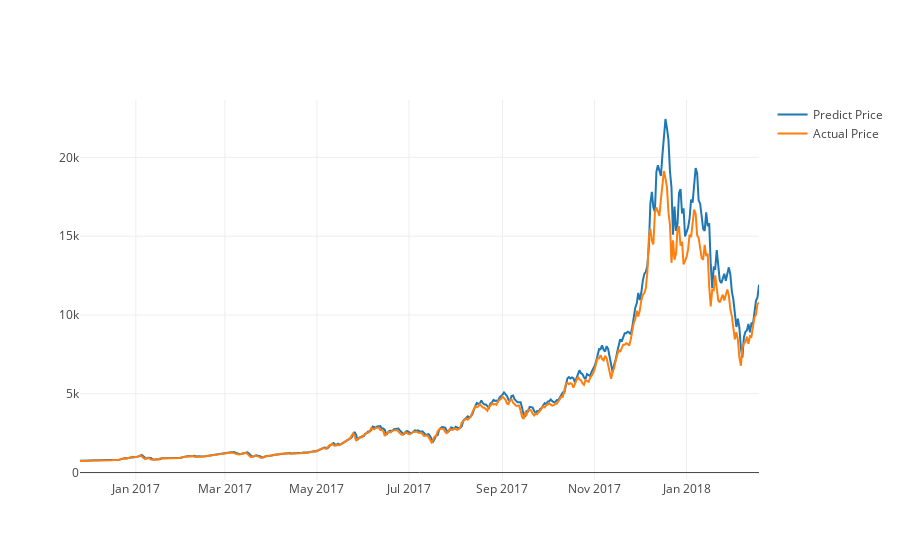

Notebook cell for this chart:
### Markdown cell above
Plot predicted and actual line graph with X=dates, Y=USD

### Code cell
actual_chart = go.Scatter(x=predictDates, y=testY_reshape, name= 'Actual Price')
predict_chart = go.Scatter(x=predictDates, y=yhat_reshape, name= 'Predict Price')
py.iplot([predict_chart, actual_chart])

### Figure 1 — Plotly figure (JSON) as saved in the notebook; plotly's stock layout.template omitted (floating-point values rounded to 4 significant figures; data arrays with more than 128 entries replaced by an {"elided": "..."} marker saying what was removed)
{"data": [{"name": "Predict Price", "type": "scatter", "x": {"elided": "451 str values"}, "y": {"elided": "451 float values"}}, {"name": "Actual Price", "type": "scatter", "x": {"elided": "451 str values"}, "y": {"elided": "451 float values"}}], "layout": {}}
